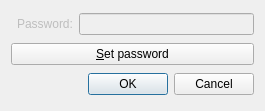
<?xml version="1.0" encoding="UTF-8"?>
<ui version="4.0">
 <class>PassWord</class>
 <widget class="QDialog" name="PassWord">
  <property name="geometry">
   <rect>
    <x>0</x>
    <y>0</y>
    <width>265</width>
    <height>111</height>
   </rect>
  </property>
  <property name="windowTitle">
   <string>Password</string>
  </property>
  <property name="windowIcon">
   <iconset resource="../../../qshutdown.qrc">
    <normaloff>:/red_glasses</normaloff>:/red_glasses</iconset>
  </property>
  <layout class="QGridLayout" name="gridLayout">
   <item row="2" column="1" colspan="2">
    <widget class="QDialogButtonBox" name="buttonBox">
     <property name="standardButtons">
      <set>QDialogButtonBox::Cancel|QDialogButtonBox::Ok</set>
     </property>
    </widget>
   </item>
   <item row="1" column="0" colspan="3">
    <widget class="QPushButton" name="changePasswdButton">
     <property name="text">
      <string>&amp;Set password</string>
     </property>
     <property name="autoDefault">
      <bool>false</bool>
     </property>
    </widget>
   </item>
   <item row="0" column="1">
    <widget class="QLabel" name="label">
     <property name="enabled">
      <bool>false</bool>
     </property>
     <property name="text">
      <string>Password:</string>
     </property>
    </widget>
   </item>
   <item row="0" column="2">
    <widget class="QLineEdit" name="passwdLineEdit">
     <property name="enabled">
      <bool>false</bool>
     </property>
     <property name="echoMode">
      <enum>QLineEdit::Password</enum>
     </property>
    </widget>
   </item>
  </layout>
 </widget>
 <tabstops>
  <tabstop>passwdLineEdit</tabstop>
  <tabstop>changePasswdButton</tabstop>
  <tabstop>buttonBox</tabstop>
 </tabstops>
 <resources>
  <include location="../../../qshutdown.qrc"/>
 </resources>
 <connections>
  <connection>
   <sender>buttonBox</sender>
   <signal>rejected()</signal>
   <receiver>PassWord</receiver>
   <slot>close()</slot>
   <hints>
    <hint type="sourcelabel">
     <x>173</x>
     <y>142</y>
    </hint>
    <hint type="destinationlabel">
     <x>170</x>
     <y>92</y>
    </hint>
   </hints>
  </connection>
 </connections>
</ui>
